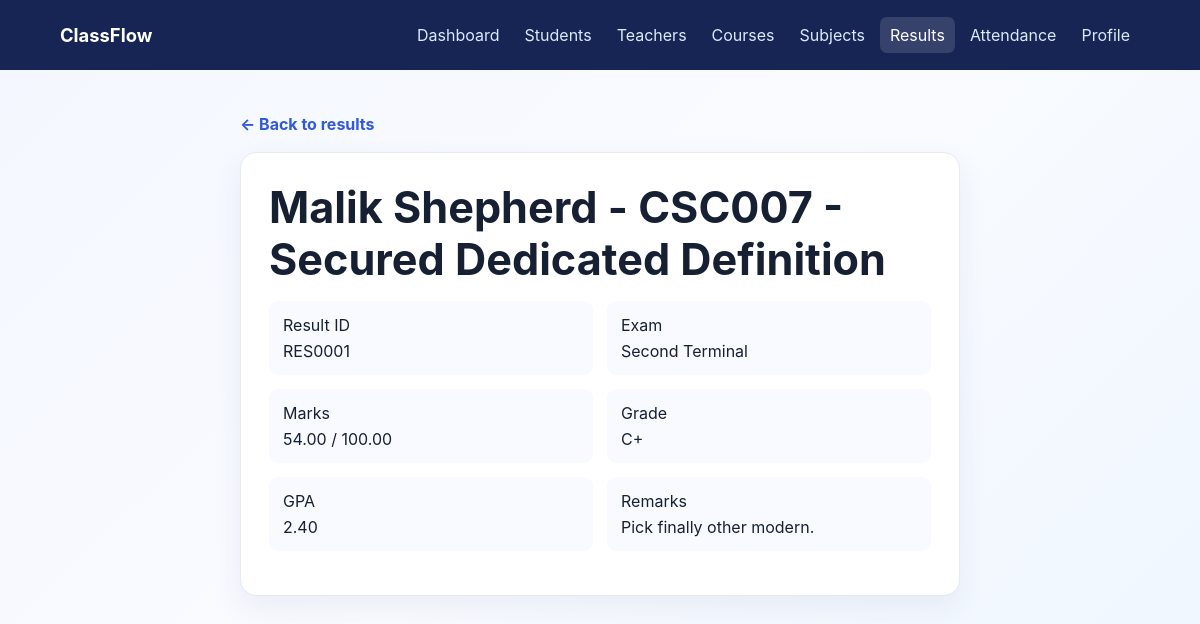
The app's page /results/1/ with its own data.
### results/models.py (models this page shows, shortened)
class Result(models.Model):
    EXAM_CHOICES = [
        ('First Terminal', 'First Terminal'),
        ('Second Terminal', 'Second Terminal'),
        ('Final Examination', 'Final Examination'),
    ]
    result_id = models.CharField(max_length=20, unique=True)
    student = models.ForeignKey(
        Student,
        on_delete=models.CASCADE
    )
    subject = models.ForeignKey(
        Subject,
        on_delete=models.CASCADE
    )
    exam_type = models.CharField(
        max_length=50,
        choices=EXAM_CHOICES
    )
    marks = models.DecimalField(
        max_digits=5,
        decimal_places=2
    )
    full_marks = models.DecimalField(
        max_digits=5,
        decimal_places=2,
        default=100
    )
    grade = models.CharField(
        max_length=5,
        blank=True
    )
    gpa = models.DecimalField(
        max_digits=3,
        decimal_places=2,
        blank=True,
        null=True
    )
    remarks = models.CharField(
        max_length=200,
        blank=True,
        null=True
    )
    result_date = models.DateField(
        auto_now_add=True
    )

### students/models.py (models this page shows)
class Student(models.Model):
    student_id = models.CharField(max_length=20, unique=True)
    name = models.CharField(max_length=100)
    age = models.IntegerField()
    email = models.EmailField()
    phone = models.CharField(max_length=15)
    course = models.CharField(max_length=100)
    address = models.TextField()
    def __str__(self):
        return self.name

### subjects/models.py (models this page shows)
class Subject(models.Model):
    subject_id = models.CharField(max_length=20, unique=True)
    subject_code = models.CharField(max_length=20, unique=True)
    subject_name = models.CharField(max_length=100)
    description = models.TextField(blank=True, null=True)
    credits = models.PositiveIntegerField(default=3)
    semester = models.CharField(max_length=20)
    department = models.CharField(max_length=100)
    def __str__(self):
        return f"{self.subject_code} - {self.subject_name}"

### results/views.py (the view)
class ResultDetailView(DetailView):
    model = Result
    template_name = 'results/result_detail.html'
    context_object_name = 'result'

### results/templates/results/result_detail.html (shortened to what this page needs)
{% extends "base.html" %}
{% block content %}
<main class="container narrow">
  <a class="back" href="{% url 'result_list' %}">← Back to results</a>
  <section class="card">
    <h1>{{ result.student }} - {{ result.subject }}</h1>
    <dl class="details">
      <div><dt>Result ID</dt><dd>{{ result.result_id }}</dd></div>
      <div><dt>Exam</dt><dd>{{ result.exam_type }}</dd></div>
      <div><dt>Marks</dt><dd>{{ result.marks }} / {{ result.full_marks }}</dd></div>
      <div><dt>Grade</dt><dd>{{ result.grade }}</dd></div>
      <div><dt>GPA</dt><dd>{{ result.gpa }}</dd></div>
      <div><dt>Remarks</dt><dd>{{ result.remarks|default:"No remarks" }}</dd></div>
    </dl>
  </section>
</main>
{% endblock %}

### dashboard/templates/base.html (style rules this page uses)
:root { --ink: #172033; --muted: #68738a; --primary: #3159d9; --dark: #172554; --surface: #fff; --line: #e5e9f2; --danger: #c9344c; }
* { box-sizing: border-box; }
body { min-height: 100vh; margin: 0; color: var(--ink); font-family: Inter, "Segoe UI", Arial, sans-serif; background: linear-gradient(135deg, #f4f7ff, #f9fbff 50%, #eef6ff); }
.container { width: min(1120px, 90%); margin: 44px auto; }
.narrow { width: min(720px, 90%); }
h1 { margin: 0 0 8px; font-size: clamp(2rem, 4vw, 2.7rem); }
.card, .panel, .content-card { padding: 28px; background: var(--surface); border: 1px solid var(--line); border-radius: 16px; box-shadow: 0 12px 30px #283b6e12; }
.back, .back-link { display: inline-block; margin-bottom: 18px; color: var(--primary); font-weight: 650; text-decoration: none; }
.details { display: grid; grid-template-columns: repeat(2, minmax(0, 1fr)); gap: 14px; }
.details div { padding: 14px; border-radius: 9px; background: #f8faff; }
.details dd { margin: 6px 0 0; }

### records on screen
Result: student "Malik Shepherd", subject "CSC007 - Secured Dedicated Definition", result_id "RES0001", exam_type "Second Terminal", marks "54.00", full_marks "100.00", grade "C+", gpa "2.40", remarks "Pick finally other modern."
